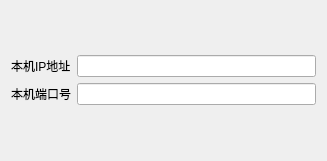
<?xml version="1.0" encoding="UTF-8"?>
<ui version="4.0">
 <class>QCommConfigServerDlg</class>
 <widget class="QDialog" name="QCommConfigServerDlg">
  <property name="geometry">
   <rect>
    <x>0</x>
    <y>0</y>
    <width>327</width>
    <height>161</height>
   </rect>
  </property>
  <property name="windowTitle">
   <string>Dialog</string>
  </property>
  <layout class="QVBoxLayout" name="verticalLayout">
   <item>
    <layout class="QGridLayout" name="gridLayout">
     <item row="0" column="1">
      <widget class="QLineEdit" name="m_editLocalIP"/>
     </item>
     <item row="0" column="0">
      <widget class="QLabel" name="label_6">
       <property name="text">
        <string>本机IP地址</string>
       </property>
      </widget>
     </item>
     <item row="1" column="0">
      <widget class="QLabel" name="label_4">
       <property name="text">
        <string>本机端口号</string>
       </property>
      </widget>
     </item>
     <item row="1" column="1">
      <widget class="QLineEdit" name="m_editLocalPort"/>
     </item>
    </layout>
   </item>
  </layout>
 </widget>
 <resources/>
 <connections/>
</ui>
